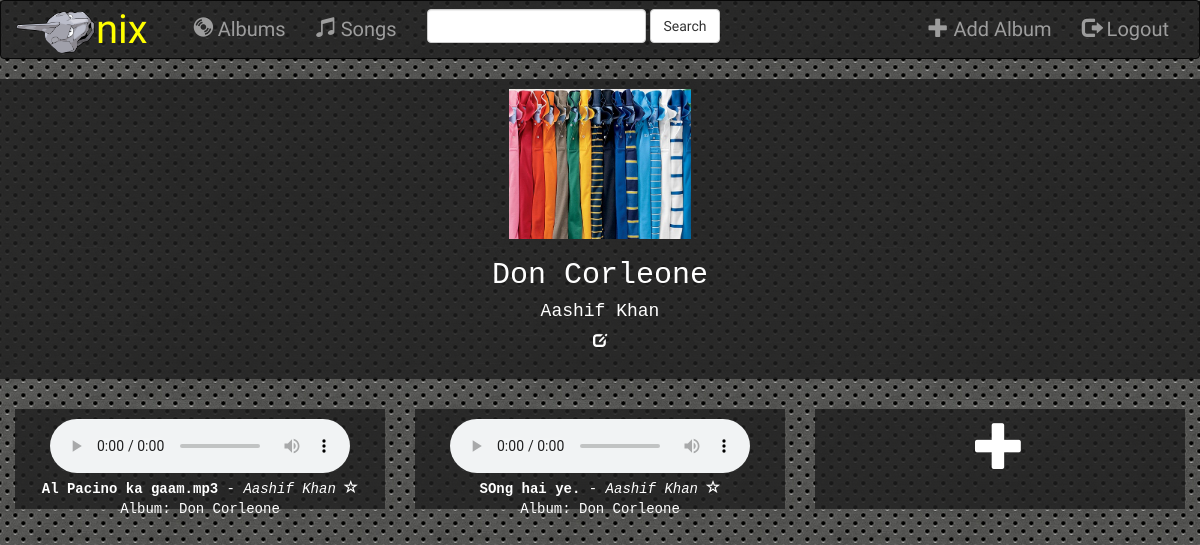
/1/ (signed in), run on the app's committed database.
### music/models.py (models this page shows, shortened)
class Album(models.Model):
    artist = models.CharField(max_length=250)
    album_title = models.CharField(max_length=500)
    genre = models.CharField(max_length=100)
    album_logo = models.FileField()
    def __str__(self):
        return self.album_title + ' - ' + self.artist

class Song(models.Model):
    album = models.ForeignKey(Album, on_delete=models.CASCADE)
    file_type = models.CharField(max_length=10)
    song_title = models.CharField(max_length=250)
    is_favorite = models.BooleanField(default=False)
    song_file = models.FileField()
    def __str__(self):
        return self.song_title

### music/views.py (the view)
# urls.py: url(r'^(?P<pk>[0-9]+)/$', views.DetailView.as_view(), name = 'detail'),
class DetailView(DetailView):
    model = Album
    template_name = 'music/detail.html'
    def get_context_data(self, **kwargs):
        context = super().get_context_data(**kwargs)
        context['songs'] = Song.objects.all().filter(album = context['album'])
        print(context)
        return context

### music/templates/music/detail.html (shortened to what this page needs)
{%extends 'music/base.html'%}
{% block body %}
<div class="jumbotron" align="center">
	<img src="{{album.album_logo.url}}">
	<h2>{{album.album_title}}</h2>
	<h4>{{album.artist}}</h4>
	<a href="{%url 'album-update' album.id%}"><span class="glyphicon glyphicon-edit"></span></a>
</div>
{% for song in songs %}
  <div class="col-sm-4 col-lg-4" align="center">
    <div class="jumbotron" id = "sanakhan">
      <audio controls>
        <source src="{{song.song_file.url}}" type="audio/mpeg">
      </audio>
      <br>
    <strong> {{song.song_title}}.{{song.file_type}} </strong> - <i>{{song.album.artist}}</i>
    {% if song.is_favorite %}
		<span class="glyphicon glyphicon-star"></span>
    {% else %}
    	<span class="glyphicon glyphicon-star-empty"></span>
    {% endif %}
    <br>Album: {{song.album.album_title}}
  </div>
</div>
{% endfor %}
<div class="col-sm-4 col-lg-4" align="center">
    <div class="jumbotron" id = "sanakhan">
    	<a href="{%url 'song-add' album.id%}"><span class="glyphicon glyphicon-plus" style="font-size: 50px"></span></a>
  </div>
</div>
{%endblock%}

### music/static/music/style.css (style rules this page uses)
body { background: url('images/background.jpg'); color: white; }
a { color: white; }
.jumbotron { height: 300px; color: white; background-color: rgba(30, 30, 30, 0.8); padding: 10px; font-family: monospace; }
#sanakhan { height: 100px; }
.jumbotron img { max-width: 250px; max-height: 150px; }

### data on the page
Album: album_logo (picture), album_title "Don Corleone", artist "Aashif Khan"
Song: song_title "Al Pacino ka gaam", file_type "mp3", album.artist "Aashif Khan", is_favorite False (drawn), album.album_title "Don Corleone"
Song: song_title "SOng hai ye", album.artist "Aashif Khan", is_favorite False (drawn), album.album_title "Don Corleone"
